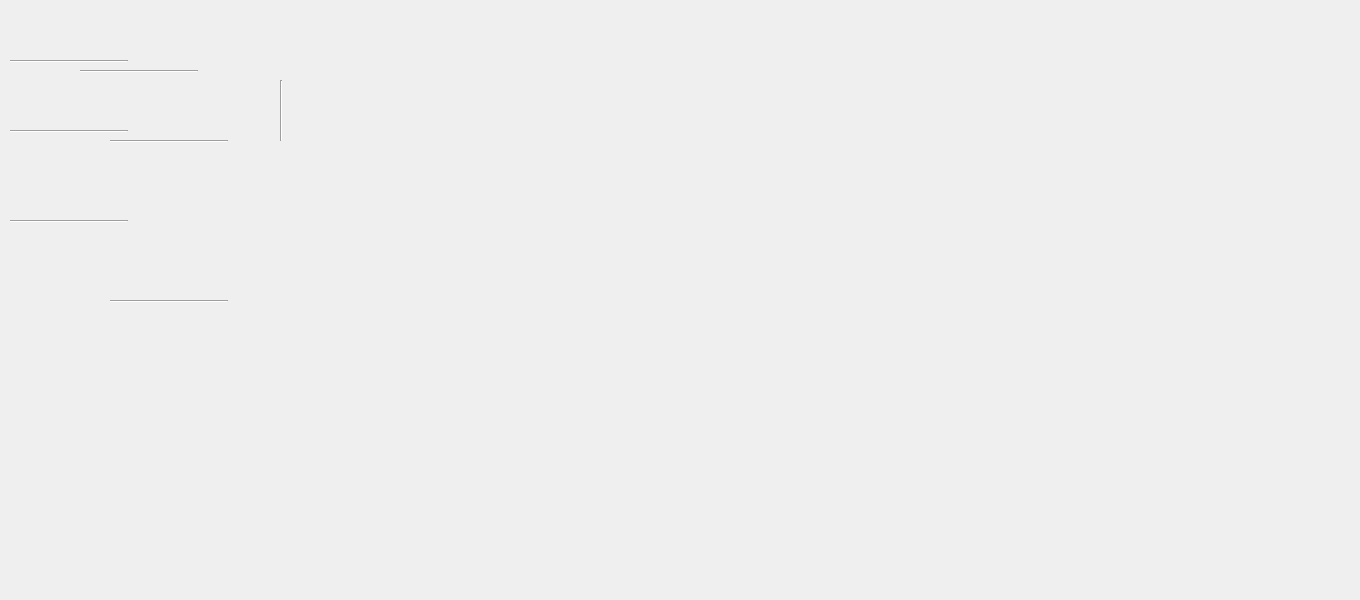
<?xml version="1.0" encoding="UTF-8"?>
<ui version="4.0">
 <class>TimeSegment</class>
 <widget class="QWidget" name="TimeSegment">
  <property name="geometry">
   <rect>
    <x>0</x>
    <y>0</y>
    <width>1360</width>
    <height>600</height>
   </rect>
  </property>
  <property name="windowTitle">
   <string>Form</string>
  </property>
  <property name="styleSheet">
   <string notr="true"/>
  </property>
  <widget class="Line" name="line">
   <property name="geometry">
    <rect>
     <x>10</x>
     <y>60</y>
     <width>118</width>
     <height>3</height>
    </rect>
   </property>
   <property name="orientation">
    <enum>Qt::Horizontal</enum>
   </property>
  </widget>
  <widget class="Line" name="line_2">
   <property name="geometry">
    <rect>
     <x>10</x>
     <y>130</y>
     <width>118</width>
     <height>3</height>
    </rect>
   </property>
   <property name="orientation">
    <enum>Qt::Horizontal</enum>
   </property>
  </widget>
  <widget class="Line" name="line_3">
   <property name="geometry">
    <rect>
     <x>10</x>
     <y>220</y>
     <width>118</width>
     <height>3</height>
    </rect>
   </property>
   <property name="orientation">
    <enum>Qt::Horizontal</enum>
   </property>
  </widget>
  <widget class="Line" name="line_4">
   <property name="geometry">
    <rect>
     <x>80</x>
     <y>70</y>
     <width>118</width>
     <height>3</height>
    </rect>
   </property>
   <property name="orientation">
    <enum>Qt::Horizontal</enum>
   </property>
  </widget>
  <widget class="Line" name="line_5">
   <property name="geometry">
    <rect>
     <x>110</x>
     <y>140</y>
     <width>118</width>
     <height>3</height>
    </rect>
   </property>
   <property name="orientation">
    <enum>Qt::Horizontal</enum>
   </property>
  </widget>
  <widget class="Line" name="line_6">
   <property name="geometry">
    <rect>
     <x>280</x>
     <y>80</y>
     <width>3</width>
     <height>61</height>
    </rect>
   </property>
   <property name="orientation">
    <enum>Qt::Vertical</enum>
   </property>
  </widget>
  <widget class="Line" name="line_7">
   <property name="geometry">
    <rect>
     <x>110</x>
     <y>300</y>
     <width>118</width>
     <height>3</height>
    </rect>
   </property>
   <property name="orientation">
    <enum>Qt::Horizontal</enum>
   </property>
  </widget>
 </widget>
 <resources/>
 <connections/>
</ui>
